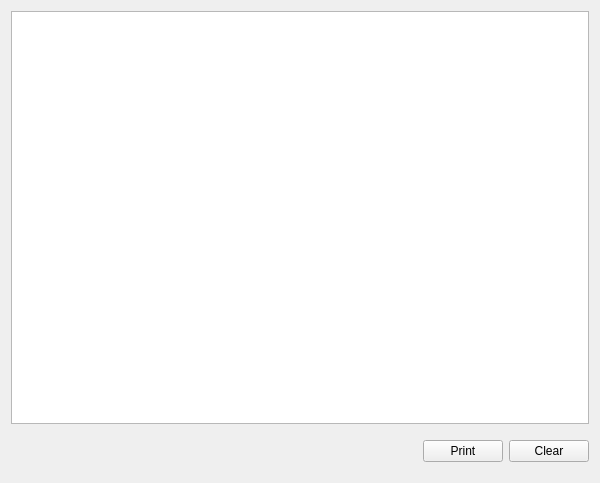
<?xml version="1.0" encoding="UTF-8"?>
<ui version="4.0">
 <class>LogWindow</class>
 <widget class="QMainWindow" name="LogWindow">
  <property name="geometry">
   <rect>
    <x>0</x>
    <y>0</y>
    <width>600</width>
    <height>483</height>
   </rect>
  </property>
  <property name="windowTitle">
   <string>Log</string>
  </property>
  <widget class="QWidget" name="widget">
   <layout class="QVBoxLayout">
    <item>
     <widget class="QTextEdit" name="_log">
      <property name="readOnly">
       <bool>true</bool>
      </property>
     </widget>
    </item>
    <item>
     <layout class="QHBoxLayout" name="horizontalLayout">
      <property name="topMargin">
       <number>10</number>
      </property>
      <property name="bottomMargin">
       <number>10</number>
      </property>
      <item>
       <spacer name="horizontalSpacer">
        <property name="orientation">
         <enum>Qt::Horizontal</enum>
        </property>
        <property name="sizeHint" stdset="0">
         <size>
          <width>40</width>
          <height>20</height>
         </size>
        </property>
       </spacer>
      </item>
      <item>
       <widget class="QPushButton" name="_print">
        <property name="text">
         <string>Print</string>
        </property>
       </widget>
      </item>
      <item>
       <widget class="QPushButton" name="_clear">
        <property name="text">
         <string>Clear</string>
        </property>
       </widget>
      </item>
     </layout>
    </item>
   </layout>
  </widget>
 </widget>
 <layoutdefault spacing="6" margin="11"/>
 <pixmapfunction>qPixmapFromMimeSource</pixmapfunction>
 <tabstops>
  <tabstop>_log</tabstop>
  <tabstop>_print</tabstop>
  <tabstop>_clear</tabstop>
 </tabstops>
 <resources/>
 <connections>
  <connection>
   <sender>_clear</sender>
   <signal>clicked()</signal>
   <receiver>_log</receiver>
   <slot>clear()</slot>
   <hints>
    <hint type="sourcelabel">
     <x>559</x>
     <y>452</y>
    </hint>
    <hint type="destinationlabel">
     <x>532</x>
     <y>366</y>
    </hint>
   </hints>
  </connection>
 </connections>
</ui>
